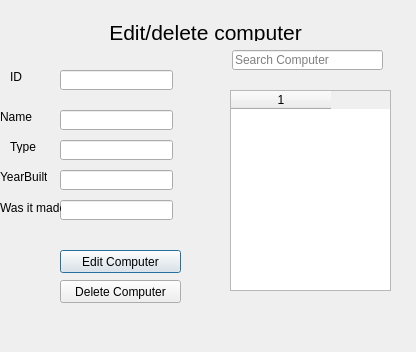
<?xml version="1.0" encoding="UTF-8"?>
<ui version="4.0">
 <class>EditDeleteComputer</class>
 <widget class="QDialog" name="EditDeleteComputer">
  <property name="geometry">
   <rect>
    <x>0</x>
    <y>0</y>
    <width>416</width>
    <height>352</height>
   </rect>
  </property>
  <property name="windowTitle">
   <string>Dialog</string>
  </property>
  <widget class="QPushButton" name="editComputer">
   <property name="geometry">
    <rect>
     <x>60</x>
     <y>250</y>
     <width>121</width>
     <height>23</height>
    </rect>
   </property>
   <property name="text">
    <string>Edit Computer</string>
   </property>
  </widget>
  <widget class="QPushButton" name="Delete">
   <property name="geometry">
    <rect>
     <x>60</x>
     <y>280</y>
     <width>121</width>
     <height>23</height>
    </rect>
   </property>
   <property name="text">
    <string>Delete Computer</string>
   </property>
  </widget>
  <widget class="QLineEdit" name="txtMade">
   <property name="geometry">
    <rect>
     <x>60</x>
     <y>200</y>
     <width>113</width>
     <height>20</height>
    </rect>
   </property>
  </widget>
  <widget class="QLineEdit" name="txtYearBuilt">
   <property name="geometry">
    <rect>
     <x>60</x>
     <y>170</y>
     <width>113</width>
     <height>20</height>
    </rect>
   </property>
  </widget>
  <widget class="QLineEdit" name="txtType">
   <property name="geometry">
    <rect>
     <x>60</x>
     <y>140</y>
     <width>113</width>
     <height>20</height>
    </rect>
   </property>
  </widget>
  <widget class="QLineEdit" name="txtName">
   <property name="geometry">
    <rect>
     <x>60</x>
     <y>110</y>
     <width>113</width>
     <height>20</height>
    </rect>
   </property>
  </widget>
  <widget class="QLineEdit" name="txtID">
   <property name="geometry">
    <rect>
     <x>60</x>
     <y>70</y>
     <width>113</width>
     <height>20</height>
    </rect>
   </property>
  </widget>
  <widget class="QLineEdit" name="searchComputer">
   <property name="geometry">
    <rect>
     <x>232</x>
     <y>50</y>
     <width>151</width>
     <height>20</height>
    </rect>
   </property>
   <property name="placeholderText">
    <string>Search Computer</string>
   </property>
  </widget>
  <widget class="QLabel" name="label">
   <property name="geometry">
    <rect>
     <x>10</x>
     <y>70</y>
     <width>47</width>
     <height>13</height>
    </rect>
   </property>
   <property name="text">
    <string>ID</string>
   </property>
  </widget>
  <widget class="QLabel" name="label_2">
   <property name="geometry">
    <rect>
     <x>0</x>
     <y>110</y>
     <width>47</width>
     <height>13</height>
    </rect>
   </property>
   <property name="text">
    <string>Name</string>
   </property>
  </widget>
  <widget class="QLabel" name="label_3">
   <property name="geometry">
    <rect>
     <x>10</x>
     <y>140</y>
     <width>47</width>
     <height>13</height>
    </rect>
   </property>
   <property name="text">
    <string>Type</string>
   </property>
  </widget>
  <widget class="QLabel" name="label_4">
   <property name="geometry">
    <rect>
     <x>0</x>
     <y>170</y>
     <width>47</width>
     <height>13</height>
    </rect>
   </property>
   <property name="text">
    <string>YearBuilt</string>
   </property>
  </widget>
  <widget class="QLabel" name="label_5">
   <property name="geometry">
    <rect>
     <x>0</x>
     <y>200</y>
     <width>61</width>
     <height>16</height>
    </rect>
   </property>
   <property name="text">
    <string>Was it made</string>
   </property>
  </widget>
  <widget class="QTableWidget" name="Names">
   <property name="geometry">
    <rect>
     <x>230</x>
     <y>90</y>
     <width>161</width>
     <height>201</height>
    </rect>
   </property>
   <property name="columnCount">
    <number>1</number>
   </property>
   <column/>
  </widget>
  <widget class="QLabel" name="label_6">
   <property name="geometry">
    <rect>
     <x>100</x>
     <y>20</y>
     <width>211</width>
     <height>21</height>
    </rect>
   </property>
   <property name="text">
    <string>&lt;html&gt;&lt;head/&gt;&lt;body&gt;&lt;p align=&quot;center&quot;&gt;&lt;span style=&quot; font-size:16pt;&quot;&gt;Edit/delete computer&lt;/span&gt;&lt;/p&gt;&lt;/body&gt;&lt;/html&gt;</string>
   </property>
  </widget>
 </widget>
 <resources/>
 <connections/>
</ui>
